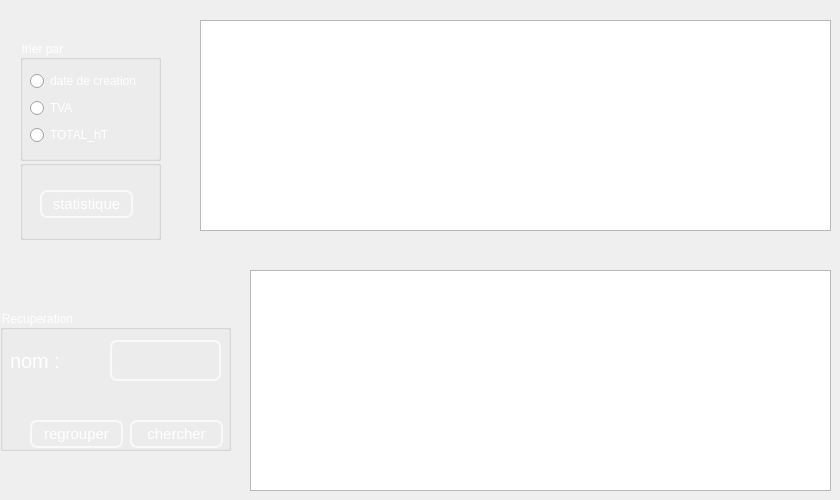
   <widget class="QWidget" name="tab_4">
    <attribute name="title">
     <string>Afficher facture</string>
    </attribute>
    <widget class="QTableView" name="tab_facture">
     <property name="geometry">
      <rect>
       <x>200</x>
       <y>20</y>
       <width>631</width>
       <height>211</height>
      </rect>
     </property>
     <property name="styleSheet">
      <string notr="true">QTableView
{
    alternate-background-color: #1F1F1F;
    gridline-color: white;
    color: white;

    font: 75 9pt &quot;MS Shell Dlg 2&quot;;
}
QTableView::item 
{
    color: white;
}

QTableView::item:focus
{
    color: gray;
    background: #0063cd;
}
QTableView::item:selected
{
    color: red;
    background: #0063cd;
}

QCheckBox::indicator:checked, QCheckBox::indicator:unchecked{
    color: #b1b1b1;
    background-color: #323232;
    border: 1px solid #b1b1b1;
    border-radius: 1px;
    width: 7px;
    height: 7px;
    margin: 0px 5px 0 5px;
}

    padding-left:10px;
    height:100px;
    width:180px;
    color: #5a5a5a;
    border-bottom :1px solid #f0f0f0;</string>
     </property>
    </widget>
    <widget class="QGroupBox" name="groupBox_3">
     <property name="geometry">
      <rect>
       <x>20</x>
       <y>40</y>
       <width>141</width>
       <height>121</height>
      </rect>
     </property>
     <property name="styleSheet">
      <string notr="true">color: rgb(255, 255, 255);</string>
     </property>
     <property name="title">
      <string>trier par</string>
     </property>
     <widget class="QWidget" name="layoutWidget_5">
      <property name="geometry">
       <rect>
        <x>10</x>
        <y>30</y>
        <width>127</width>
        <height>77</height>
       </rect>
      </property>
      <layout class="QVBoxLayout" name="verticalLayout_10">
       <item>
        <widget class="QRadioButton" name="radioButton">
         <property name="styleSheet">
          <string notr="true">color: rgb(255, 255, 255);</string>
         </property>
         <property name="text">
          <string>date de creation</string>
         </property>
        </widget>
       </item>
       <item>
        <widget class="QRadioButton" name="radioButton_2">
         <property name="styleSheet">
          <string notr="true">color: rgb(255, 255, 255);</string>
         </property>
         <property name="text">
          <string>TVA</string>
         </property>
        </widget>
       </item>
       <item>
        <widget class="QRadioButton" name="radioButton_3">
         <property name="styleSheet">
          <string notr="true">color: rgb(255, 255, 255);</string>
         </property>
         <property name="text">
          <string>TOTAL_hT</string>
         </property>
        </widget>
       </item>
      </layout>
     </widget>
    </widget>
    <widget class="QGroupBox" name="recuperation_2">
     <property name="geometry">
      <rect>
       <x>0</x>
       <y>310</y>
       <width>231</width>
       <height>141</height>
      </rect>
     </property>
     <property name="styleSheet">
      <string notr="true">
font: 75 15pt &quot;MS Shell Dlg 2&quot;;
color:white</string>
     </property>
     <property name="title">
      <string>Recuperation</string>
     </property>
     <widget class="QLabel" name="label_43">
      <property name="geometry">
       <rect>
        <x>10</x>
        <y>30</y>
        <width>121</width>
        <height>41</height>
       </rect>
      </property>
      <property name="palette">
       <palette>
        <active>
         <colorrole role="WindowText">
          <brush brushstyle="SolidPattern">
           <color alpha="255">
            <red>255</red>
            <green>255</green>
            <blue>255</blue>
           </color>
          </brush>
         </colorrole>
         <colorrole role="Button">
          <brush brushstyle="SolidPattern">
           <color alpha="0">
            <red>0</red>
            <green>0</green>
            <blue>0</blue>
           </color>
          </brush>
         </colorrole>
         <colorrole role="Text">
          <brush brushstyle="SolidPattern">
           <color alpha="255">
            <red>255</red>
            <green>255</green>
            <blue>255</blue>
           </color>
          </brush>
         </colorrole>
         <colorrole role="ButtonText">
          <brush brushstyle="SolidPattern">
           <color alpha="255">
            <red>255</red>
            <green>255</green>
            <blue>255</blue>
           </color>
          </brush>
         </colorrole>
         <colorrole role="Base">
          <brush brushstyle="SolidPattern">
           <color alpha="0">
            <red>0</red>
            <green>0</green>
            <blue>0</blue>
           </color>
          </brush>
         </colorrole>
         <colorrole role="Window">
          <brush brushstyle="SolidPattern">
           <color alpha="0">
            <red>0</red>
            <green>0</green>
            <blue>0</blue>
           </color>
          </brush>
         </colorrole>
         <colorrole role="PlaceholderText">
          <brush brushstyle="SolidPattern">
           <color alpha="128">
            <red>255</red>
            <green>255</green>
            <blue>255</blue>
           </color>
          </brush>
         </colorrole>
        </active>
        <inactive>
         <colorrole role="WindowText">
          <brush brushstyle="SolidPattern">
           <color alpha="255">
            <red>255</red>
            <green>255</green>
            <blue>255</blue>
           </color>
          </brush>
         </colorrole>
         <colorrole role="Button">
          <brush brushstyle="SolidPattern">
           <color alpha="0">
            <red>0</red>
            <green>0</green>
            <blue>0</blue>
           </color>
          </brush>
         </colorrole>
         <colorrole role="Text">
          <brush brushstyle="SolidPattern">
           <color alpha="255">
            <red>255</red>
            <green>255</green>
            <blue>255</blue>
           </color>
          </brush>
         </colorrole>
         <colorrole role="ButtonText">
          <brush brushstyle="SolidPattern">
           <color alpha="255">
            <red>255</red>
            <green>255</green>
            <blue>255</blue>
           </color>
          </brush>
         </colorrole>
         <colorrole role="Base">
          <brush brushstyle="SolidPattern">
           <color alpha="0">
            <red>0</red>
            <green>0</green>
            <blue>0</blue>
           </color>
          </brush>
         </colorrole>
         <colorrole role="Window">
          <brush brushstyle="SolidPattern">
           <color alpha="0">
            <red>0</red>
            <green>0</green>
            <blue>0</blue>
           </color>
          </brush>
         </colorrole>
         <colorrole role="PlaceholderText">
          <brush brushstyle="SolidPattern">
           <color alpha="128">
            <red>255</red>
            <green>255</green>
            <blue>255</blue>
           </color>
          </brush>
         </colorrole>
        </inactive>
        <disabled>
         <colorrole role="WindowText">
          <brush brushstyle="SolidPattern">
           <color alpha="255">
            <red>255</red>
            <green>255</green>
            <blue>255</blue>
           </color>
          </brush>
         </colorrole>
         <colorrole role="Button">
          <brush brushstyle="SolidPattern">
           <color alpha="0">
            <red>0</red>
            <green>0</green>
            <blue>0</blue>
           </color>
          </brush>
         </colorrole>
         <colorrole role="Text">
          <brush brushstyle="SolidPattern">
           <color alpha="255">
            <red>255</red>
            <green>255</green>
            <blue>255</blue>
           </color>
          </brush>
         </colorrole>
         <colorrole role="ButtonText">
          <brush brushstyle="SolidPattern">
           <color alpha="255">
            <red>255</red>
            <green>255</green>
            <blue>255</blue>
           </color>
          </brush>
         </colorrole>
         <colorrole role="Base">
          <brush brushstyle="SolidPattern">
           <color alpha="0">
            <red>0</red>
            <green>0</green>
            <blue>0</blue>
           </color>
          </brush>
         </colorrole>
         <colorrole role="Window">
          <brush brushstyle="SolidPattern">
           <color alpha="0">
            <red>0</red>
            <green>0</green>
            <blue>0</blue>
           </color>
          </brush>
         </colorrole>
         <colorrole role="PlaceholderText">
          <brush brushstyle="SolidPattern">
           <color alpha="128">
            <red>0</red>
            <green>0</green>
            <blue>0</blue>
           </color>
          </brush>
         </colorrole>
        </disabled>
       </palette>
      </property>
      <property name="font">
       <font>
        <family>MS Shell Dlg 2</family>
        <pointsize>15</pointsize>
        <weight>9</weight>
        <italic>false</italic>
        <bold>false</bold>
       </font>
      </property>
      <property name="text">
       <string>nom :</string>
      </property>
     </widget>
     <widget class="QLineEdit" name="nomr">
      <property name="geometry">
       <rect>
        <x>110</x>
        <y>30</y>
        <width>111</width>
        <height>41</height>
       </rect>
      </property>
      <property name="styleSheet">
       <string notr="true">QLineEdit{
color: white;
background-color:Transparent;;
border-width: 2px;
border-color: #F9F9F9;
border-style: solid;
border-radius: 7;
padding: 3px;
font-size: 15px;

}
QLineEdit:focus
{border:2px solid #FBAD25;
}</string>
      </property>
     </widget>
     <widget class="QPushButton" name="recuperer_2">
      <property name="geometry">
       <rect>
        <x>130</x>
        <y>110</y>
        <width>93</width>
        <height>28</height>
       </rect>
      </property>
      <property name="styleSheet">
       <string notr="true">QPushButton{

color: white;
background-color:Transparent;;
border-width: 2px;
border-color: #F9F9F9;
border-style: solid;
border-radius: 7;
padding: 3px;
font-size: 15px;


}
QPushButton:focus
{border:2px solid #FBAD25;
}</string>
      </property>
      <property name="text">
       <string>chercher</string>
      </property>
     </widget>
     <widget class="QPushButton" name="recuperer_3">
      <property name="geometry">
       <rect>
        <x>30</x>
        <y>110</y>
        <width>93</width>
        <height>28</height>
       </rect>
      </property>
      <property name="styleSheet">
       <string notr="true">QPushButton{

color: white;
background-color:Transparent;;
border-width: 2px;
border-color: #F9F9F9;
border-style: solid;
border-radius: 7;
padding: 3px;
font-size: 15px;


}
QPushButton:focus
{border:2px solid #FBAD25;
}</string>
      </property>
      <property name="text">
       <string>regrouper</string>
      </property>
     </widget>
    </widget>
    <widget class="QTableView" name="tabs">
     <property name="geometry">
      <rect>
       <x>250</x>
       <y>270</y>
       <width>581</width>
       <height>221</height>
      </rect>
     </property>
     <property name="styleSheet">
      <string notr="true">QTableView
{
    alternate-background-color: #1F1F1F;
    gridline-color: white;
    color: white;

    font: 75 9pt &quot;MS Shell Dlg 2&quot;;
}
QTableView::item 
{
    color: white;
}

QTableView::item:focus
{
    color: gray;
    background: #0063cd;
}
QTableView::item:selected
{
    color: red;
    background: #0063cd;
}

QCheckBox::indicator:checked, QCheckBox::indicator:unchecked{
    color: #b1b1b1;
    background-color: #323232;
    border: 1px solid #b1b1b1;
    border-radius: 1px;
    width: 7px;
    height: 7px;
    margin: 0px 5px 0 5px;
}

    padding-left:10px;
    height:100px;
    width:180px;
    color: #5a5a5a;
    border-bottom :1px solid #f0f0f0;</string>
     </property>
    </widget>
    <widget class="QGroupBox" name="groupBox_4">
     <property name="geometry">
      <rect>
       <x>20</x>
       <y>160</y>
       <width>141</width>
       <height>80</height>
      </rect>
     </property>
     <property name="title">
      <string/>
     </property>
     <widget class="QPushButton" name="pushButton_3">
      <property name="geometry">
       <rect>
        <x>20</x>
        <y>30</y>
        <width>93</width>
        <height>28</height>
       </rect>
      </property>
      <property name="styleSheet">
       <string notr="true">QPushButton{

color: white;
background-color:Transparent;;
border-width: 2px;
border-color: #F9F9F9;
border-style: solid;
border-radius: 7;
padding: 3px;
font-size: 15px;


}
QPushButton:focus
{border:2px solid #FBAD25;
}</string>
      </property>
      <property name="text">
       <string>statistique</string>
      </property>
     </widget>
    </widget>
   </widget>
